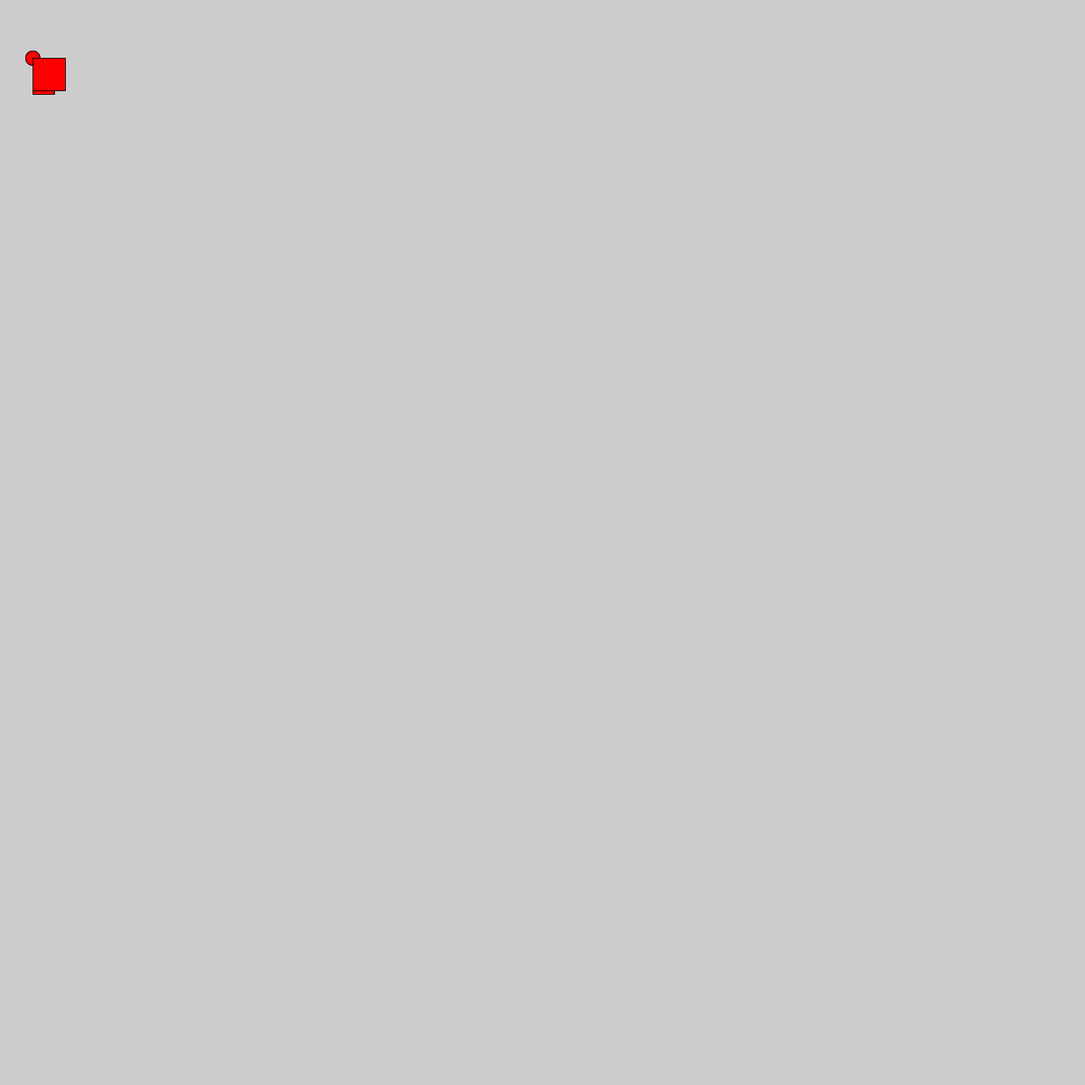
Frame 1 (no input)
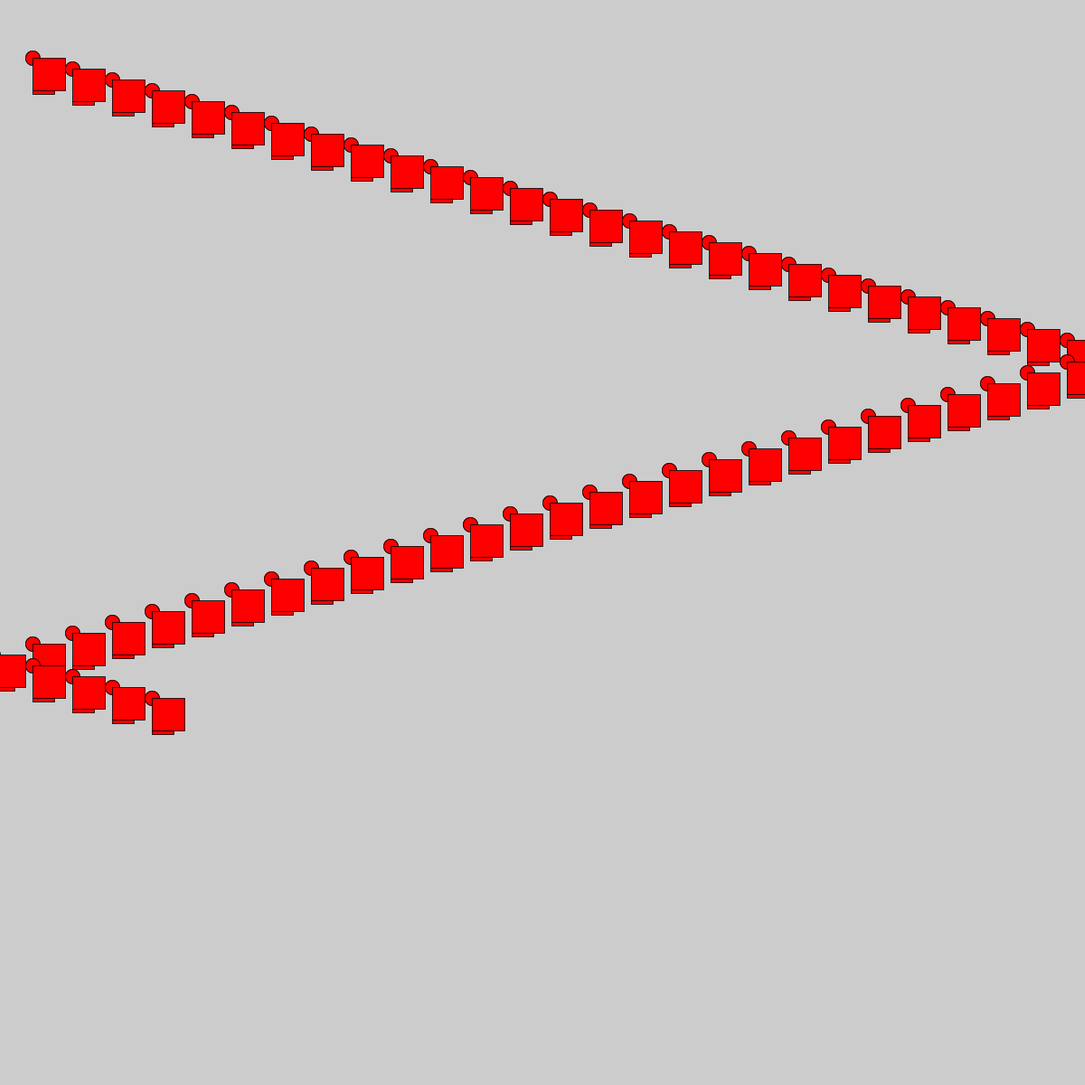
Frame 60 (the mouse pressed at the canvas centre just before this capture)
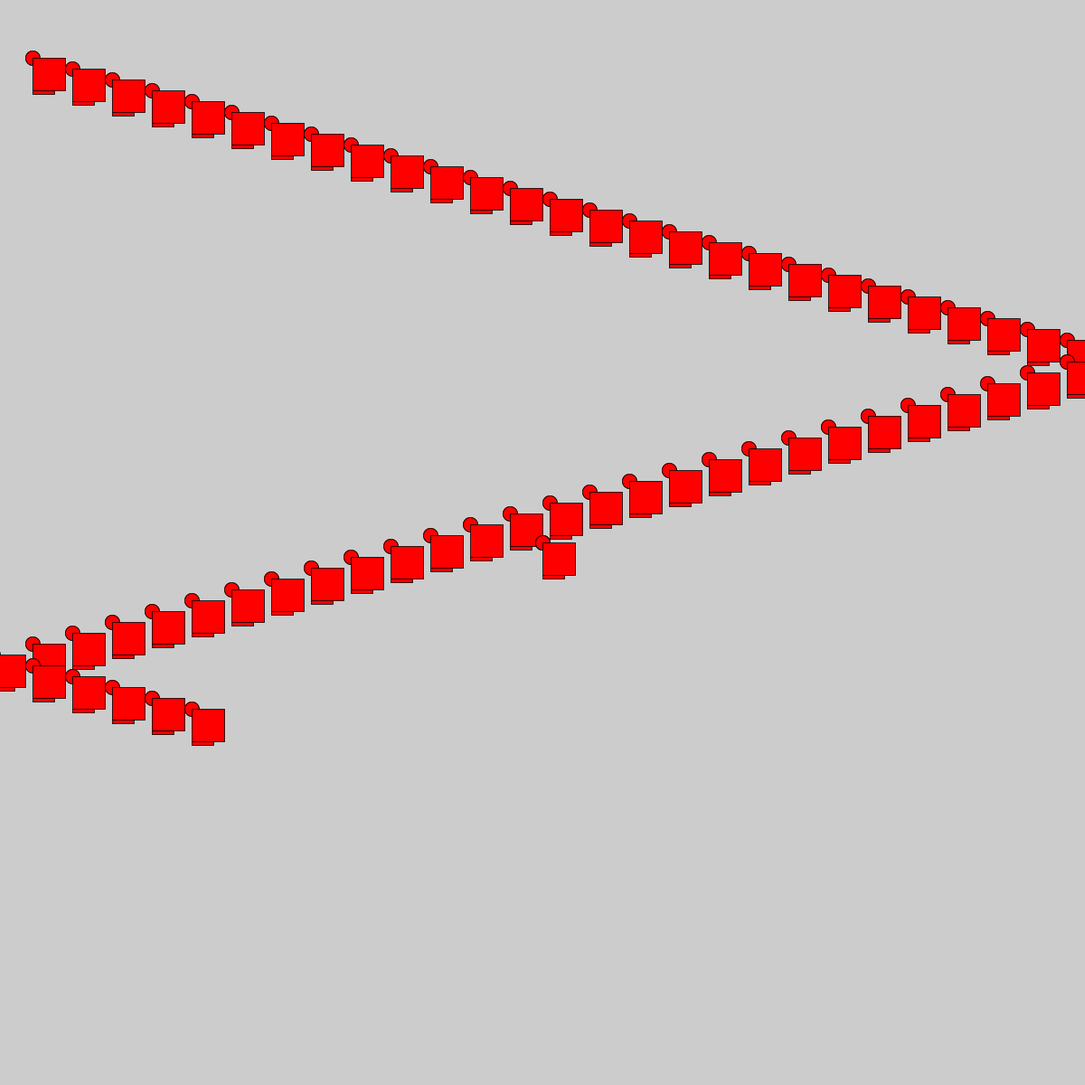
Frame 120 (the mouse held since frame 60 and released just before this capture)

The Processing sketch that drew these frames (run headless with seeded random() and noise(); from frame 60 on, the mouse is pressed at the canvas centre):

// Processing sketch: proyect_1
// ── proyect_1.pde
int x=45;
int y=80;

int dx=55;
int dy=15;

void setup() {
  size(1500,1500);
}

void draw() {
  
  fill(255,0,0);
  ellipse(x,y,20,20);
  ellipse(x,y,20,20);
rect(x,y,30,50);
rect(x,y,45,45);
  
  if (x>1500){
  dx=- 55;
   }
 
  else if(x<0){
    dx=55;
    
   }
  x=x+dx;
  
   if (y>1500){
  dy=-15;
   }
 
  else if(y<0){
    dy=15;
    
   }
  y=y+dy;
  
  if(mousePressed) {
  x=mouseX;
  y=mouseY;
  }


}
